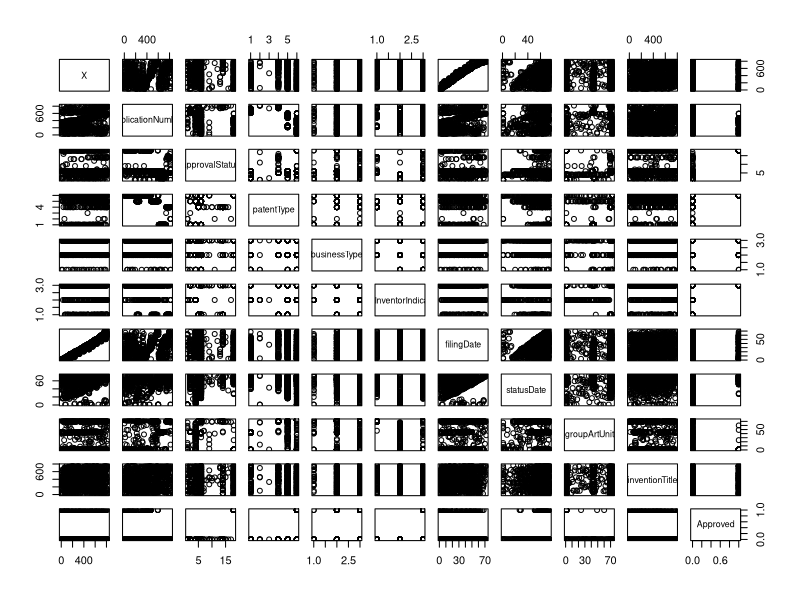

Generate this figure with R: (Note: this script raises an error after producing the figure.)
## ---- chunk 1
knitr::opts_chunk$set(echo = TRUE)
## ---- chunk 2
library(ggplot2)
library(dplyr)
library(tidyverse)
library(readr)
library(caret)
library(MASS)
## ---- chunk 3
dir = '/Users/lindsayduca/Desktop'
setwd(dir)
patents <- read.csv("dataframe.csv")

patents <- patents %>%
  rename(applicationNumber = patentCaseMetadata.applicationNumberText.value,
         approvalStatus = patentCaseMetadata.applicationStatusCategory,
         patentType = patentCaseMetadata.applicationTypeCategory,
         businessType = patentCaseMetadata.businessEntityStatusCategory,
         firstInventorIndicator = patentCaseMetadata.firstInventorToFileIndicator,
         filingDate = patentCaseMetadata.filingDate,
         statusDate = patentCaseMetadata.applicationStatusDate,
         groupArtUnit = patentCaseMetadata.groupArtUnitNumber.value,
         inventionTitle = patentCaseMetadata.inventionTitle.content)
## ---- chunk 4
patentsNew <- patents %>%
  mutate(Approved= ifelse(approvalStatus == 'Sent to Classification contractor', 1, 0))
# Load the data and remove NAs
patentsNew <- na.omit(patentsNew)
## ---- chunk 5
# Inspect the data
summary(patentsNew)
plot(patentsNew)
## ---- chunk 6
ggplot(data = patentsNew) +
  geom_bar(mapping = aes(x = ))
## ---- chunk 7
# Split the data into training and test set
set.seed(123)
training.samples <- patentsNew$Approved %>% 
    createDataPartition(p = 0.8, list = FALSE)

train.data  <- patentsNew$Approved[training.samples,]
test.data <- patentsNew$Approved[-training.samples,]
## ---- chunk 8

patentLog <- patentsNew[, c('patentType', 'businessType', 'firstInventorIndicator', 'Approved')]
# Fit the model
model <- glm(Approved ~., data = patentLog, family = binomial) 

summary(model)
## ---- chunk 9
# Predict the probability (p) of diabete positivity
probabilities <- predict(model, type = "response")
predicted.classes <- ifelse(probabilities > 0.5, "pos", "neg")
head(predicted.classes)


# Select only numeric predictors
mydata <- patentsNew %>%
  dplyr::select_if(is.numeric) 
predictors <- colnames(mydata)
# Bind the logit and tidying the data for plot
mydata <- mydata %>%
  mutate(logit = log(probabilities/(1-probabilities))) %>%
  gather(key = "predictors", value = "predictor.value", -logit)

ggplot(mydata, aes(logit, predictor.value))+
  geom_point(size = 0.5, alpha = 0.5) +
  geom_smooth(method = "loess") + 
  theme_bw() + 
  facet_wrap(~predictors, scales = "free_y")

plot(model, which = 4, id.n = 3)
## ---- chunk 10
library(car)
vif(model)
